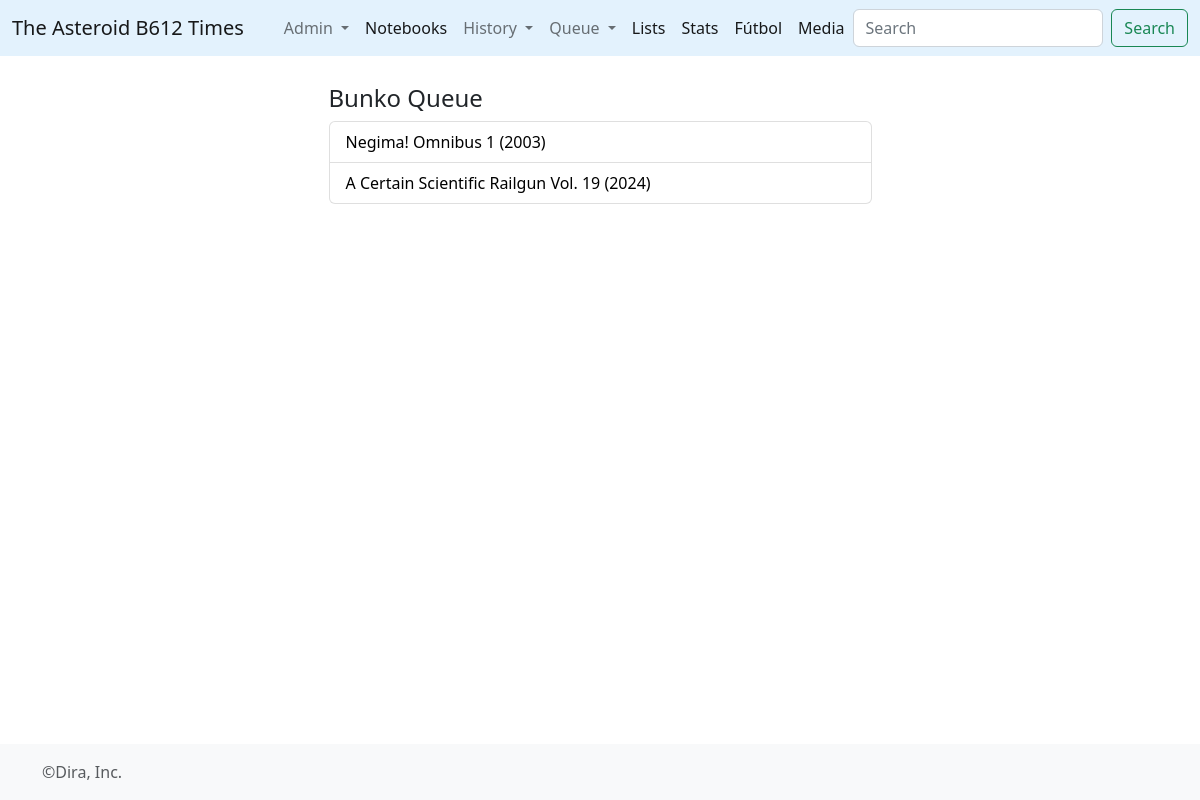
Page /bkqueue/ on the earlier database version.
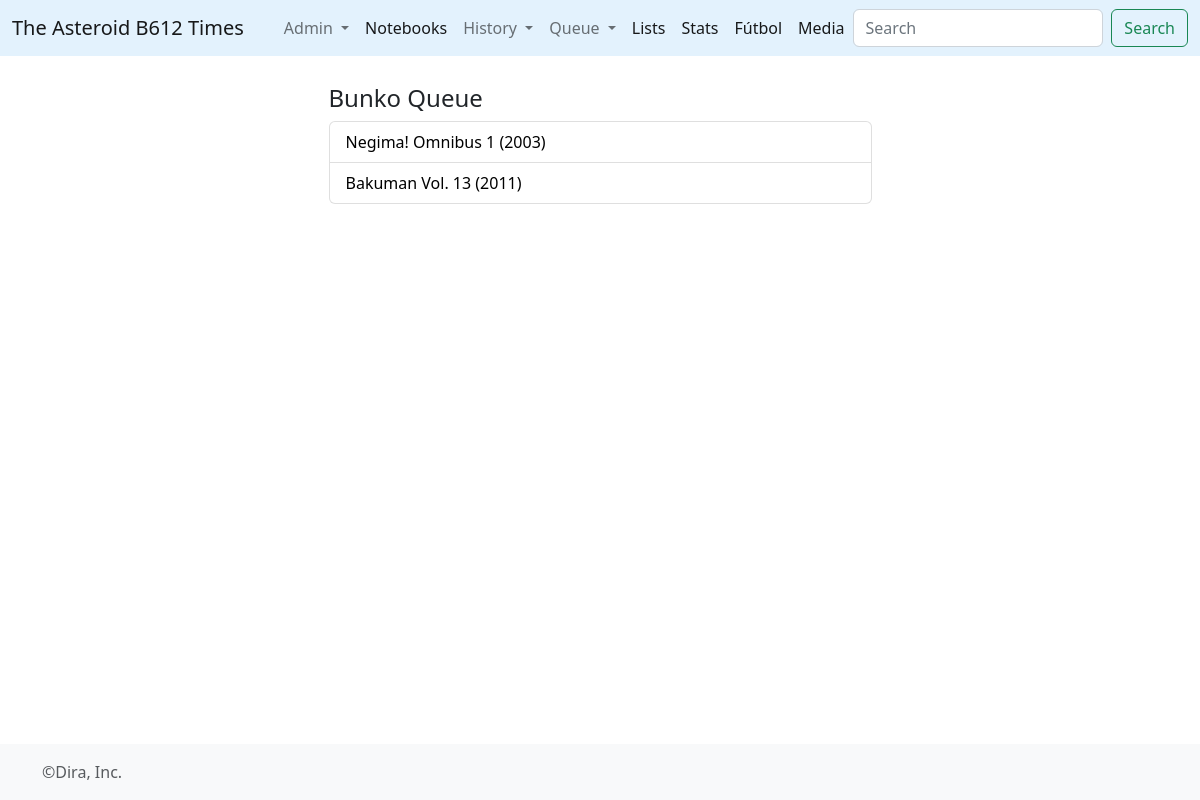
Same page on the later database version.
### times/models.py (models this page shows, shortened)
class Book(models.Model):
	title = models.CharField(max_length=512)
	orig_lan = models.CharField(max_length=2)
	info = models.TextField()
	pub_year = models.IntegerField()
	wtype = models.ForeignKey(WikiType,on_delete=models.CASCADE)
	@property
	def titulo(self):
		return self.title+' ('+ str(self.pub_year) +')'

### times/views.py (the view)
# urls.py: path('bkqueue/', views.bkqueue, name='bkqueue'),
def bkqueue(request):
	rqueue = Book.objects.filter(consumo__volume__isnull=True, wtype__id__in=[10,11,12]).order_by('pub_year')
	rhist = Consumo.objects.all().order_by('-finish_d')
	return render(request,'bkqueue.html',{'rhist':rhist,'rqueue':rqueue})

### times/templates/bkqueue.html (shortened to what this page needs)
{% extends 'base_forms.html' %}
{% block contenido %}
<article>
	<h4>Bunko Queue</h4>
	   <ul class="list-group">
        {% for l in rqueue %}
          <li class="list-group-item d-flex justify-content-between align-items-center">
          <a href="{% url 'book' l.id %}" style="color:black; text-decoration: none;"> {{l.titulo}}</a>
          </li>
        {% endfor %}
      </ul>
</article>
<br>
{% endblock%}

Differences in the rows shown:
no longer on this page (row unchanged): Book: titulo "A Certain Scientific Railgun Vol. 19 (2024)"
added Book: titulo "Bakuman Vol. 13 (2011)"
